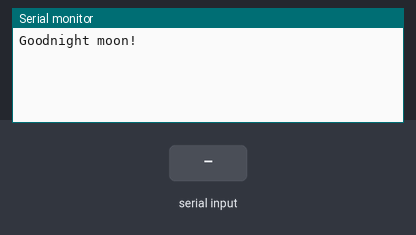
Simulated run of this sketch. Board: Arduino Uno, built with avr-gcc and run on an emulated ATmega328P. Shown: the last lines printed to the serial monitor. Inputs (shaded band) come from the test bench.

Above: at 1.2 s.
1.3 s: "dy\n" received over the second serial link
At 2.5 s:
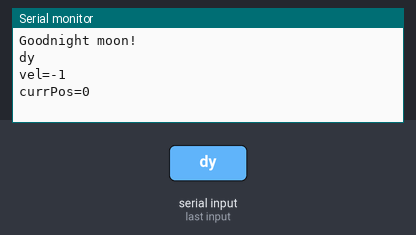
2.8 s: "millis\n" received over the second serial link
At 4.0 s:
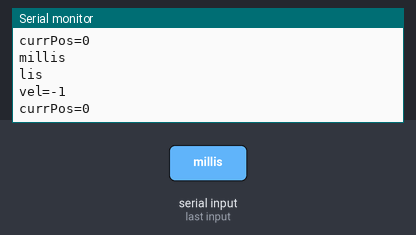
4.3 s: "90,45\n" received over the second serial link
At 5.1 s:
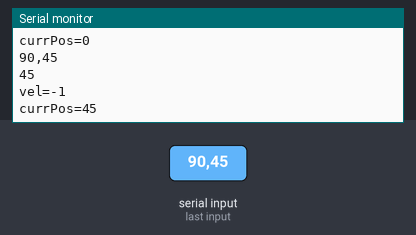
5.8 s: "1,90,45\n" received over the second serial link
At 6.3 s:
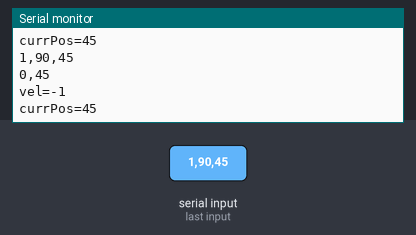

The sketch:

treadmill_hiddenReward_111016d.ino
```cpp
/*
Based on arduino SoftwareSerialExample

NOTE:
This version is for Arduino UNO

 */
#include <SoftwareSerial.h>
int rotSerPinRx = 2;
int rotSerPinTx = 3;
SoftwareSerial rotSerial(rotSerPinRx, rotSerPinTx); // RX, TX

// Other pins
int lickPin = 4;
int spkrPin = 5;
int ledPin = 13;

int solPin1 = 5;
int solPin2 = 6;

// times
long startTime = 0;

//
int currPos = 0;
int prevPos = 0;
int dy = 0;
int vel = 0;

int rewBegPos = 500;
int rewEndPos = 600;

char inMess;
char outMess;

String inputString = "";         // a string to hold incoming data
boolean stringComplete = false;  // whether the string is complete

int yInd = 0;
int mInd = 0;
String dyStr = "";
String msStr = "";
int dt = 0;
long reTime = 0;
long prevReTime = 0;
//int currPos = 0;

void setup()
{
  // set up pins
  pinMode(lickPin, INPUT);
  //pinMode(spkrPin, INPUT);
  pinMode(ledPin, INPUT);
  pinMode(solPin1, INPUT);
  pinMode(solPin2, INPUT);

  // Open serial communications
  Serial.begin(38400);
  while (!Serial) {
    ; // wait for serial port to connect. Needed for Leonardo only
  }
  Serial.println("Goodnight moon!");

  // set the data rate for the SoftwareSerial port
  rotSerial.begin(19200);

  //rotSerial.println("Hello, world?");// reserve 200 bytes for the inputString:
  inputString.reserve(200);


}

void loop() // run over and over
{
  serialEvent(); //call the function
  // print the string when a newline arrives:
  if (stringComplete) {
    Serial.println(inputString);

    checkZone();

    // clear the string:
    inputString = "";
    stringComplete = false;
  }


  //}
//  if (Serial.available()) {
//    rotSerial.write(Serial.read());
//  }
}

/*
  SerialEvent occurs whenever a new data comes in the
 hardware serial RX.  This routine is run between each
 time loop() runs, so using delay inside loop can delay
 response.  Multiple bytes of data may be available.
 */
void serialEvent() {
  while (rotSerial.available()) {
    // get the new byte:
    char inChar = (char)rotSerial.read();
    // add it to the inputString:
    inputString += inChar;
    // if the incoming character is a newline, set a flag
    // so the main loop can do something about it:
    if (inChar == '\n') {
      stringComplete = true;
    }
  }
}

void checkZone() {

    prevPos = currPos;

    yInd = inputString.indexOf("dy"); // index of "dy" in rotary encoder message
    mInd = inputString.indexOf("millis");

    dyStr = inputString.substring(yInd+4, mInd-4);
    Serial.println(dyStr);
    dy = dyStr.toInt();
    msStr = inputString.substring(mInd+8, inputString.length()-1);
    reTime = msStr.toInt();
    dt = reTime - prevReTime;

    vel = dy/dt;
    currPos = prevPos + dy;

    Serial.println("vel=" + String(vel));
    Serial.println("currPos=" + String(currPos));

    if (currPos >= rewBegPos && currPos <= rewEndPos) {
//      if (digitalRead(lickPin)) {
//        giveReward();
//      }
      digitalWrite(ledPin, HIGH);
//      delay(1000);
//      digitalWrite(ledPin, LOW);
    }
    else if (currPos >= 2000) {
      currPos = 0;

    }
    else {
      digitalWrite(ledPin, LOW);
    }

}
```

Measured:
- after the input at 1.3 s, the serial monitor: prints a new line at once (image 1)
- after the input at 2.8 s, the serial monitor: prints a new line at once (image 2)
- after the input at 4.3 s, the serial monitor: prints a new line at once (image 3)
- after the input at 5.8 s, the serial monitor: prints a new line at once (image 4)
